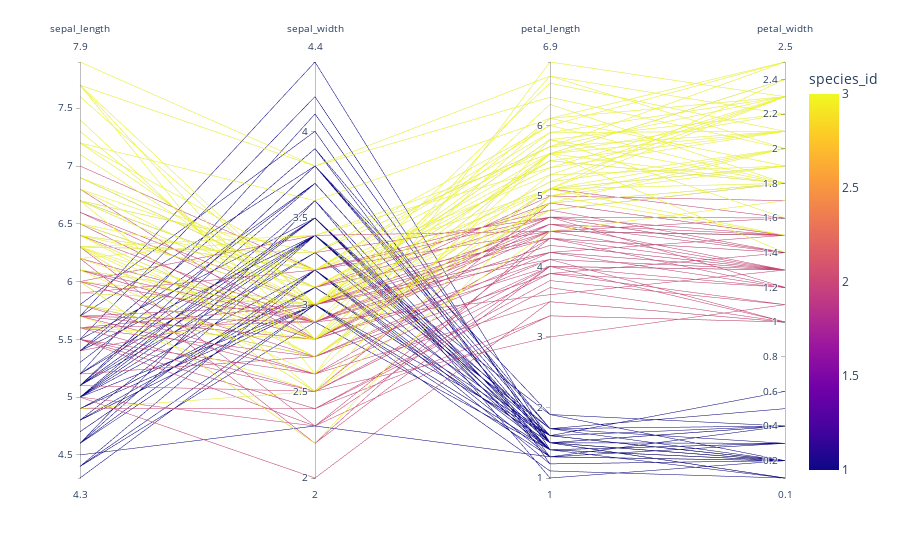

Here is the notebook cell this chart was saved with:
### Markdown cell above
Create plot with parell cooridates.

### Code cell
fig_parr = px.parallel_coordinates(data_frame= data,
                       dimensions = ['sepal_length','sepal_width',
                                     'petal_length','petal_width'],
                        color = 'species_id')

fig_parr.show()

### Figure 1 — Plotly figure (JSON) as saved in the notebook; plotly's stock layout.template omitted (floating-point values rounded to 4 significant figures; data arrays with more than 128 entries replaced by an {"elided": "..."} marker saying what was removed)
{"data": [{"dimensions": [{"label": "sepal_length", "values": {"elided": "150 float values"}}, {"label": "sepal_width", "values": {"elided": "150 float values"}}, {"label": "petal_length", "values": {"elided": "150 float values"}}, {"label": "petal_width", "values": {"elided": "150 float values"}}], "domain": {"x": [0, 1], "y": [0, 1]}, "line": {"color": {"elided": "150 int values"}, "coloraxis": "coloraxis"}, "name": "", "type": "parcoords"}], "layout": {"coloraxis": {"colorbar": {"title": {"text": "species_id"}}, "colorscale": [[0, "#0d0887"], [0.1111, "#46039f"], [0.2222, "#7201a8"], [0.3333, "#9c179e"], [0.4444, "#bd3786"], [0.5556, "#d8576b"], [0.6667, "#ed7953"], [0.7778, "#fb9f3a"], [0.8889, "#fdca26"], [1, "#f0f921"]]}, "legend": {"tracegroupgap": 0}, "margin": {"t": 60}}}
